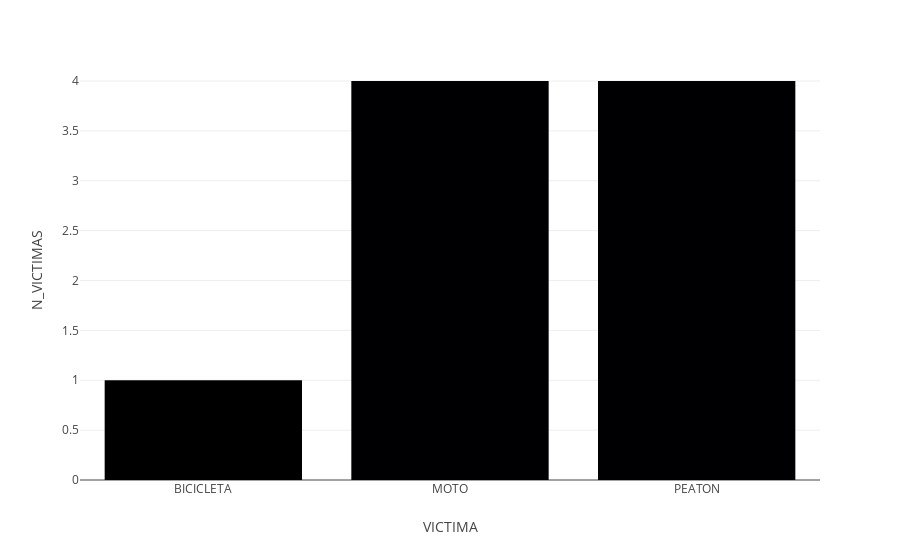

Source (notebook cell):
### Code cell
#data_comuna = px.data.df_vic().query("COMUNA == 1")
data = df_grouped
fig = px.bar(data, x='VICTIMA', y='N_VICTIMAS', color='VICTIMA')

fig.update_layout(showlegend=False)
fig.show()

### Figure 1 — Plotly figure (JSON) as saved in the notebook; plotly's stock layout.template omitted (floating-point values rounded to 4 significant figures)
{"data": [{"alignmentgroup": "True", "hovertemplate": "VICTIMA=%{x}<br>N_VICTIMAS=%{y}<extra></extra>", "legendgroup": "BICICLETA", "marker": {"color": "#000001", "pattern": {"shape": ""}}, "name": "BICICLETA", "offsetgroup": "BICICLETA", "orientation": "v", "showlegend": true, "textposition": "auto", "type": "bar", "x": ["BICICLETA"], "xaxis": "x", "y": [1], "yaxis": "y"}, {"alignmentgroup": "True", "hovertemplate": "VICTIMA=%{x}<br>N_VICTIMAS=%{y}<extra></extra>", "legendgroup": "MOTO", "marker": {"color": "#000002", "pattern": {"shape": ""}}, "name": "MOTO", "offsetgroup": "MOTO", "orientation": "v", "showlegend": true, "textposition": "auto", "type": "bar", "x": ["MOTO"], "xaxis": "x", "y": [4], "yaxis": "y"}, {"alignmentgroup": "True", "hovertemplate": "VICTIMA=%{x}<br>N_VICTIMAS=%{y}<extra></extra>", "legendgroup": "PEATON", "marker": {"color": "#000003", "pattern": {"shape": ""}}, "name": "PEATON", "offsetgroup": "PEATON", "orientation": "v", "showlegend": true, "textposition": "auto", "type": "bar", "x": ["PEATON"], "xaxis": "x", "y": [4], "yaxis": "y"}], "layout": {"barmode": "relative", "legend": {"title": {"text": "VICTIMA"}, "tracegroupgap": 0}, "margin": {"t": 60}, "showlegend": false, "xaxis": {"anchor": "y", "categoryarray": ["BICICLETA", "MOTO", "PEATON"], "categoryorder": "array", "domain": [0, 1], "title": {"text": "VICTIMA"}}, "yaxis": {"anchor": "x", "domain": [0, 1], "title": {"text": "N_VICTIMAS"}}}}
